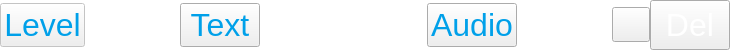
<?xml version="1.0" encoding="UTF-8"?>
<ui version="4.0">
 <class>FlrmapBar</class>
 <widget class="QWidget" name="FlrmapBar">
  <property name="geometry">
   <rect>
    <x>0</x>
    <y>0</y>
    <width>730</width>
    <height>50</height>
   </rect>
  </property>
  <property name="windowTitle">
   <string>Form</string>
  </property>
  <property name="styleSheet">
   <string notr="true">QWidget#FlrmapBar { background-color: rgba(255, 255, 255, 0); }

QWidget#preview { border-image: url(:/rc/15_Flrmap/edit_num.png);}

QPushButton#btn_del{ font: bold &quot;Arial&quot;; font-size: 24pt; color: rgba(255,255,255,255); }

QPushButton#btn_level, QPushButton#btn_mapping, QPushButton#btn_audio{ font: bold &quot;Arial&quot;; font-size: 24pt; color: rgba(0,160,233,255); }

QPushButton#btn_level{ border-image: url(:/rc/15_Flrmap/framedark.png); }
QPushButton#btn_level::pressed{ border-image: url(:/rc/15_Flrmap/framelight.png);  background-color: rgb(255, 85, 0); }

QPushButton#btn_mapping{ border-image: url(:/rc/15_Flrmap/framedark.png); }
QPushButton#btn_mapping::pressed{ border-image: url(:/rc/15_Flrmap/framelight.png);  background-color: rgb(255, 85, 0); }

QPushButton#btn_audtest{ border-image: url(:/rc/15_Flrmap/btn_audio.png); }
QPushButton#btn_audtest::pressed{ border-image: url(:/rc/15_Flrmap/btn_audio.png);  background-color: rgb(255, 85, 0); }

QPushButton#btn_audio{ border-image: url(:/rc/15_Flrmap/framedark.png); }
QPushButton#btn_audio::pressed{ border-image: url(:/rc/15_Flrmap/framelight.png);  background-color: rgb(255, 85, 0); }

QPushButton#btn_del{ border-image: url(:/rc/15_Flrmap/btndel.png); }
QPushButton#btn_del::pressed{ border-image: url(:/rc/15_Flrmap/btnlight.png);  }

QPushButton#btn_switch{ border-image: url(:/rc/15_Flrmap/undo.png); }
QPushButton#btn_switch::pressed{ border-image: url(:/rc/15_Flrmap/undo.png); background-color: rgb(255, 85, 0);  }

QLineEdit{ border-image: url(:/rc/15_Flrmap/edit_num.png); background-color: rgba(255, 255, 255, 0); font: large &quot;Arial&quot;; font-size: 26pt; color: rgba(255,255,255,250); border: 0px solid rgb(10,10,10);/*border-radius: 15px;*/}

QLabel#label_mapping { border-image: url(:/rc/15_Flrmap/edit_num.png); }
</string>
  </property>
  <layout class="QHBoxLayout" name="horizontalLayout">
   <property name="spacing">
    <number>0</number>
   </property>
   <property name="leftMargin">
    <number>0</number>
   </property>
   <property name="topMargin">
    <number>0</number>
   </property>
   <property name="rightMargin">
    <number>0</number>
   </property>
   <property name="bottomMargin">
    <number>0</number>
   </property>
   <item>
    <widget class="QPushButton" name="btn_level">
     <property name="enabled">
      <bool>false</bool>
     </property>
     <property name="text">
      <string>Level</string>
     </property>
    </widget>
   </item>
   <item>
    <widget class="LineEdit" name="edit_level">
     <property name="minimumSize">
      <size>
       <width>0</width>
       <height>41</height>
      </size>
     </property>
     <property name="maximumSize">
      <size>
       <width>16777215</width>
       <height>41</height>
      </size>
     </property>
     <property name="text">
      <string/>
     </property>
     <property name="alignment">
      <set>Qt::AlignCenter</set>
     </property>
     <property name="readOnly">
      <bool>true</bool>
     </property>
    </widget>
   </item>
   <item>
    <widget class="QPushButton" name="btn_mapping">
     <property name="text">
      <string>Text</string>
     </property>
    </widget>
   </item>
   <item>
    <widget class="QStackedWidget" name="stacked_mapping">
     <property name="sizePolicy">
      <sizepolicy hsizetype="Preferred" vsizetype="Preferred">
       <horstretch>0</horstretch>
       <verstretch>0</verstretch>
      </sizepolicy>
     </property>
     <property name="currentIndex">
      <number>1</number>
     </property>
     <widget class="QWidget" name="page_char">
      <layout class="QHBoxLayout" name="horizontalLayout_2">
       <property name="spacing">
        <number>0</number>
       </property>
       <property name="leftMargin">
        <number>0</number>
       </property>
       <property name="topMargin">
        <number>0</number>
       </property>
       <property name="rightMargin">
        <number>0</number>
       </property>
       <property name="bottomMargin">
        <number>0</number>
       </property>
       <item>
        <widget class="LineEdit" name="edit_mapping">
         <property name="minimumSize">
          <size>
           <width>0</width>
           <height>41</height>
          </size>
         </property>
         <property name="inputMask">
          <string/>
         </property>
         <property name="text">
          <string/>
         </property>
         <property name="alignment">
          <set>Qt::AlignCenter</set>
         </property>
        </widget>
       </item>
      </layout>
     </widget>
     <widget class="QWidget" name="page_img">
      <layout class="QHBoxLayout" name="horizontalLayout_3">
       <property name="spacing">
        <number>0</number>
       </property>
       <property name="leftMargin">
        <number>0</number>
       </property>
       <property name="topMargin">
        <number>0</number>
       </property>
       <property name="rightMargin">
        <number>0</number>
       </property>
       <property name="bottomMargin">
        <number>0</number>
       </property>
       <item>
        <widget class="QLabel" name="label_mapping">
         <property name="minimumSize">
          <size>
           <width>0</width>
           <height>41</height>
          </size>
         </property>
         <property name="maximumSize">
          <size>
           <width>16777215</width>
           <height>41</height>
          </size>
         </property>
         <property name="text">
          <string/>
         </property>
         <property name="scaledContents">
          <bool>true</bool>
         </property>
        </widget>
       </item>
       <item>
        <widget class="QPushButton" name="btn_switch">
         <property name="sizePolicy">
          <sizepolicy hsizetype="Minimum" vsizetype="Expanding">
           <horstretch>0</horstretch>
           <verstretch>0</verstretch>
          </sizepolicy>
         </property>
         <property name="minimumSize">
          <size>
           <width>30</width>
           <height>41</height>
          </size>
         </property>
         <property name="maximumSize">
          <size>
           <width>30</width>
           <height>41</height>
          </size>
         </property>
         <property name="styleSheet">
          <string notr="true">QPushButton#btn_switch::pressed { border:none; background-color: qlineargradient(spread:pad, x1:0.04, y1:0, x2:0, y2:1, stop:0 rgba(255, 85, 0, 255), stop:1 rgba(255, 170, 0, 255));}</string>
         </property>
         <property name="text">
          <string/>
         </property>
         <property name="icon">
          <iconset resource="../../BST_SODIMAS/setting_sodimas/setting.qrc">
           <normaloff>:/0_common/rc/0_common/undo.png</normaloff>:/0_common/rc/0_common/undo.png</iconset>
         </property>
         <property name="flat">
          <bool>true</bool>
         </property>
        </widget>
       </item>
      </layout>
     </widget>
    </widget>
   </item>
   <item>
    <widget class="QWidget" name="preview" native="true">
     <property name="minimumSize">
      <size>
       <width>71</width>
       <height>41</height>
      </size>
     </property>
     <property name="maximumSize">
      <size>
       <width>71</width>
       <height>41</height>
      </size>
     </property>
     <widget class="QLabel" name="label_hundred">
      <property name="geometry">
       <rect>
        <x>2</x>
        <y>2</y>
        <width>16</width>
        <height>41</height>
       </rect>
      </property>
      <property name="minimumSize">
       <size>
        <width>0</width>
        <height>0</height>
       </size>
      </property>
      <property name="text">
       <string/>
      </property>
      <property name="scaledContents">
       <bool>true</bool>
      </property>
     </widget>
     <widget class="QLabel" name="label_ten">
      <property name="geometry">
       <rect>
        <x>24</x>
        <y>2</y>
        <width>16</width>
        <height>41</height>
       </rect>
      </property>
      <property name="minimumSize">
       <size>
        <width>0</width>
        <height>0</height>
       </size>
      </property>
      <property name="text">
       <string/>
      </property>
      <property name="scaledContents">
       <bool>true</bool>
      </property>
     </widget>
     <widget class="QLabel" name="label_single">
      <property name="geometry">
       <rect>
        <x>47</x>
        <y>2</y>
        <width>16</width>
        <height>41</height>
       </rect>
      </property>
      <property name="minimumSize">
       <size>
        <width>0</width>
        <height>0</height>
       </size>
      </property>
      <property name="text">
       <string/>
      </property>
      <property name="scaledContents">
       <bool>true</bool>
      </property>
     </widget>
    </widget>
   </item>
   <item>
    <widget class="QPushButton" name="btn_audio">
     <property name="text">
      <string>Audio</string>
     </property>
    </widget>
   </item>
   <item>
    <widget class="LineEdit" name="edit_audio">
     <property name="minimumSize">
      <size>
       <width>0</width>
       <height>41</height>
      </size>
     </property>
     <property name="maximumSize">
      <size>
       <width>16777215</width>
       <height>41</height>
      </size>
     </property>
     <property name="inputMask">
      <string/>
     </property>
     <property name="text">
      <string/>
     </property>
     <property name="alignment">
      <set>Qt::AlignCenter</set>
     </property>
    </widget>
   </item>
   <item>
    <widget class="QPushButton" name="btn_audtest">
     <property name="minimumSize">
      <size>
       <width>38</width>
       <height>35</height>
      </size>
     </property>
     <property name="text">
      <string/>
     </property>
    </widget>
   </item>
   <item>
    <widget class="QPushButton" name="btn_del">
     <property name="minimumSize">
      <size>
       <width>80</width>
       <height>50</height>
      </size>
     </property>
     <property name="text">
      <string>Del</string>
     </property>
    </widget>
   </item>
  </layout>
  <zorder>btn_level</zorder>
  <zorder>btn_mapping</zorder>
  <zorder>edit_level</zorder>
  <zorder>preview</zorder>
  <zorder>btn_del</zorder>
  <zorder>edit_audio</zorder>
  <zorder>btn_audio</zorder>
  <zorder>btn_audtest</zorder>
  <zorder>stacked_mapping</zorder>
 </widget>
 <customwidgets>
  <customwidget>
   <class>LineEdit</class>
   <extends>QLineEdit</extends>
   <header location="global">bstui.h</header>
  </customwidget>
 </customwidgets>
 <resources>
  <include location="../../BST_SODIMAS/setting_sodimas/setting.qrc"/>
 </resources>
 <connections/>
</ui>
